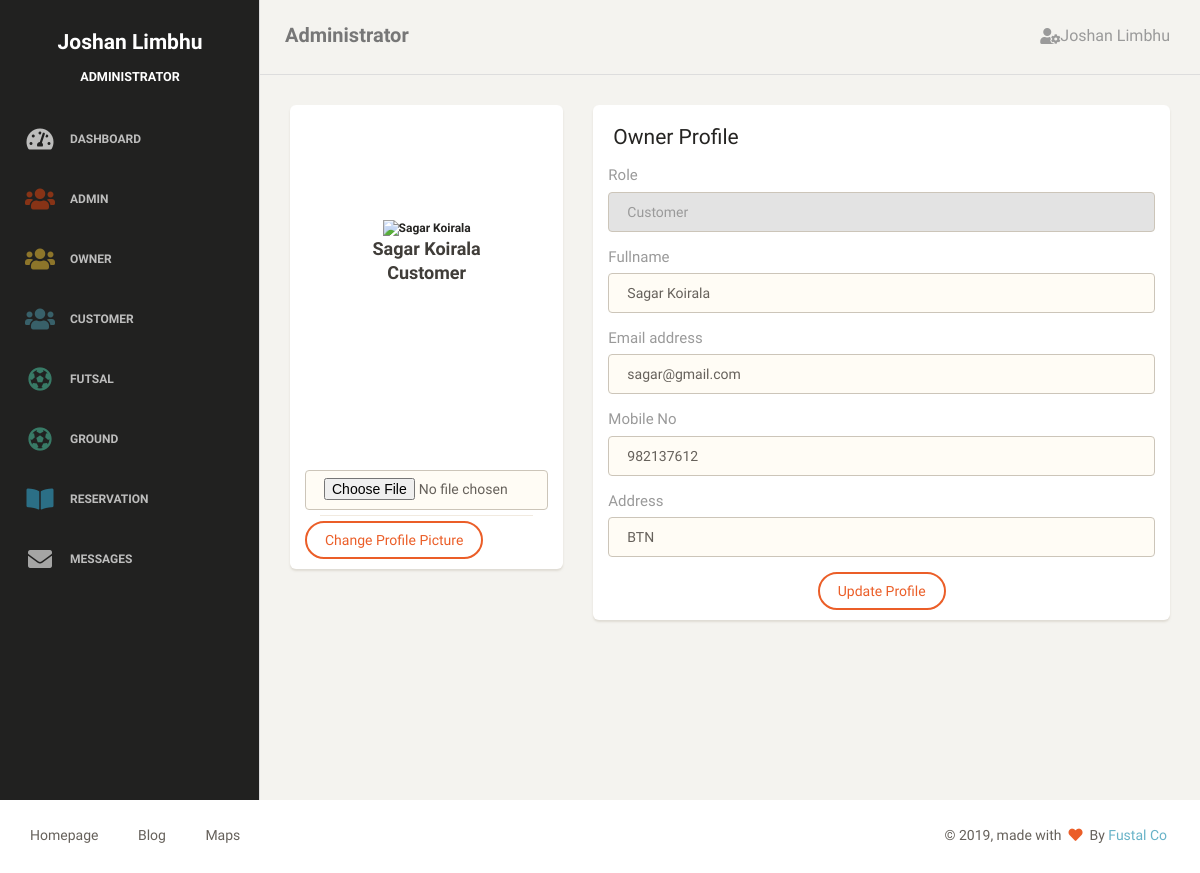
/admin/action/update_owner.php?users_id=5 (signed in), run on the app's committed database.
### tables this page shows
CREATE TABLE `tblusers` (
  `users_id` int(11) NOT NULL,
  `fullname` varchar(50) NOT NULL,
  `email` varchar(100) NOT NULL,
  `mobileno` varchar(50) NOT NULL,
  `address` varchar(100) NOT NULL,
  `password` varchar(100) NOT NULL,
  `img` varchar(250) NOT NULL,
  `reg_date` timestamp(6) NOT NULL DEFAULT CURRENT_TIMESTAMP(6) ON UPDATE CURRENT_TIMESTAMP(6),
  `roles_id` int(11) NOT NULL
);

### admin/action/update_owner.php (the view, shortened to what this page needs)
<?php
    require_once('../inc/header.php');
    require_once('../inc/sidebar.php');
    require_once('../inc/navigation.php');
if(isset($_GET['users_id']))
    {
        if(is_numeric($_GET['users_id']))
        {
            $conn = db_get_conn();
            $query = "
                    SELECT
                        users_id, fullname, email, mobileno, address,img
                        FROM tblusers
                        WHERE users_id={$_GET['users_id']}";
            if($result = $conn->query($query))
            {
                if($result->num_rows == 1)
                {
                        $users = $result->fetch_assoc();
                    ?>
         <div class="content">
            <div class="container-fluid">
                <div class="row">
                    <div class="col-lg-4 col-md-5">
                        <div class="card card-user">
                            <div class="image">
                            </div>
                            <div class="content">
                               <div class="content">
                                <div class="author">
                                  <img src="<?php echo FACES_IMG.$users['img'];?>" alt="<?php echo $users['fullname']; ?>" style="height: 200px; width: 200px;" />
                                <h4 class="title"><?php echo $users[
                                    'fullname']?><br/>
                                     <span>Customer</span>
                                  </h4>
                                </div>
                            </div>
                             <form method="POST" action="<?php echo ADMIN_ACTION?>" enctype="multipart/form-data">
                    <input type="file" class="form-control border-input" name="image" required="required">
                    <hr>
                    <button type="submit" class="btn btn-danger" name="upload">Change Profile Picture</button>
                </form>
                        </div>
                     </div>
                    </div>
                    <div class="col-lg-8 col-md-7">
                        <div class="card">
                            <div class="header">
                                <h4 class="title"> Owner Profile</h4>
                            </div>
                            <div class="content">
                                <form method="POST" action="<?php echo ADMIN_ACTION?>">
                                            <div class="form-group">
                                                <label>Role</label>
                                                <input type="text" class="form-control border-input" value="Customer" readonly>
                                            </div>
                                            <div class="form-group">
                                                <label>Fullname</label>
                                                <input type="text" class="form-control border-input" placeholder="Username" name="fullname" value="<?php echo $users['fullname']?>">
                                            </div>
                                            <div class="form-group">
                                                <label for="exampleInputEmail1">Email address</label>
                                                <input type="email" class="form-control border-input" placeholder="Email" name="email" value="<?php echo $users['email']?>">
                                            </div>
                                            <div class="form-group">
                                                <label>Mobile No</label>
                                                <input type="tel" class="form-control border-input" placeholder="Mobileno" name="mobileno" value="<?php echo $users['mobileno']?>">
                                            </div>
                                            <div class="form-group">
                                                <label>Address</label>
                                                <input type="text" class="form-control border-input" placeholder="Home Address" name="address" value="<?php echo $users['address']?>">
                                            </div>
                                    <div class="text-center">
                                         <button type="submit" class="btn btn-danger" name="update_owner">Update Profile</button>
                                    </div>
                                </form>
                            </div>
                        </div>
                    </div>
                </div>
            </div>
        </div>
    </div>
    <?php
}
}
}
}
?>
 --><?php
require_once('../inc/footer.php');
?>

### data on the page
tblusers: fullname "Sagar Koirala", email "sagar@gmail.com", mobileno "982137612", address "BTN"

### other printed values
$_SESSION['session']['users']['fullname'] "Joshan Limbhu"
$_SESSION['session']['users']['roles'] "ADMINISTRATOR"
$_SESSION['session']['users']['roles'] "Administrator"
